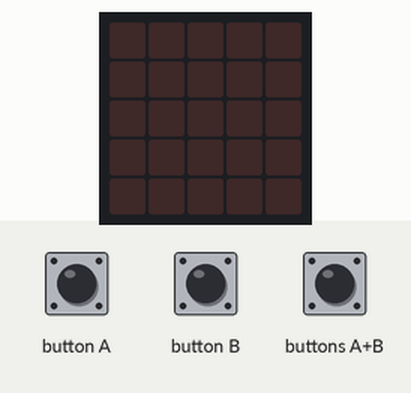
Simulated run of this program. Board: BBC micro:bit (MakeCode). On the bench: the board's 5×5 LED display. The inputs (shaded band) are chosen by the test bench.

Above: at 1.2 s.
1.3 s: button A pressed for 0.15 s
At 1.7 s:
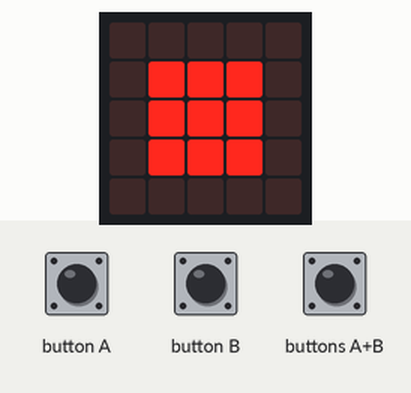
2.9 s: button B pressed for 0.15 s
At 4.1 s:
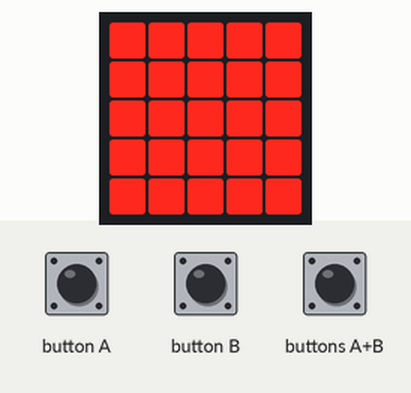
4.5 s: buttons A+B pressed for 0.15 s
At 5.3 s:
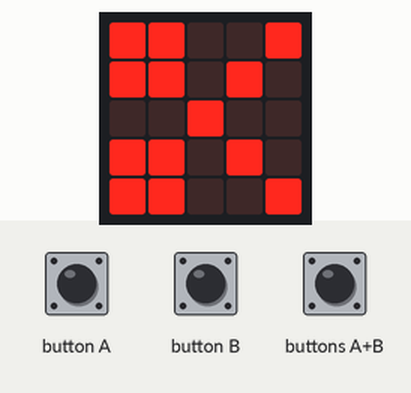
Timing chart, 0 to 7.5 s (numbered marks = the images above; inputs shaded):
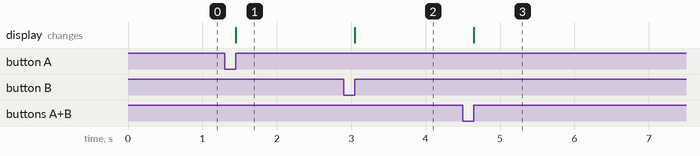

Measured:
- after the input at 1.3 s, the display: changes after 0.15 s (image 1)
- after the input at 2.9 s, the display: changes after 0.15 s (image 2)
- after the input at 4.5 s, the display: changes after 0.15 s (image 3)

The program:

main.ts
```typescript
input.onButtonPressed(Button.A, function () {
    basic.showLeds(`
        . . . . .
        . # # # .
        . # # # .
        . # # # .
        . . . . .
        `)
})
input.onButtonPressed(Button.AB, function () {
    basic.showIcon(IconNames.Scissors)
})
input.onButtonPressed(Button.B, function () {
    basic.showLeds(`
        # # # # #
        # # # # #
        # # # # #
        # # # # #
        # # # # #
        `)
})
```

test.ts
```typescript
// les proves van aquí; això no es compilarà quan aquest paquet s'usi com a extensió.
```
